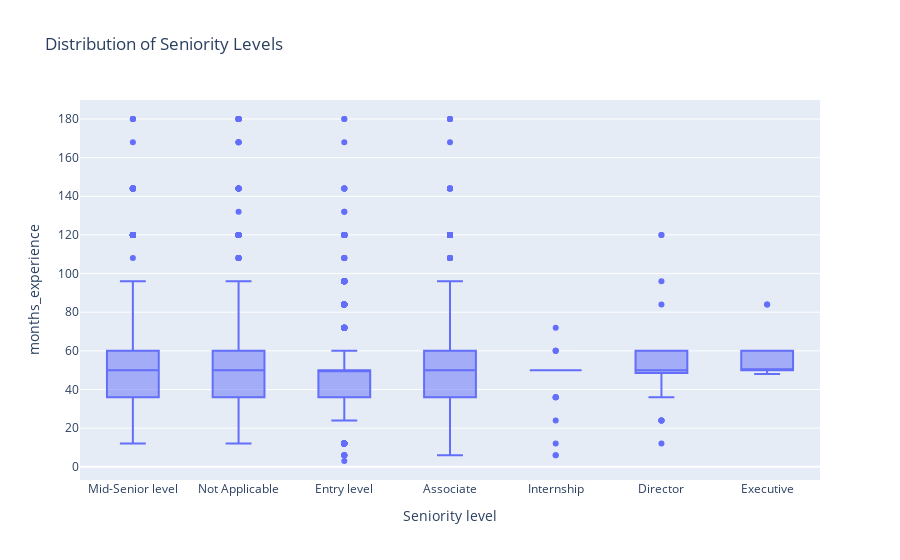

This figure's notebook cell:
### Code cell
fig = px.box(df, x='Seniority level', y='months_experience', title='Distribution of Seniority Levels')
fig.show()

### Figure 1 — Plotly figure (JSON) as saved in the notebook; plotly's stock layout.template omitted (floating-point values rounded to 4 significant figures; data arrays with more than 128 entries replaced by an {"elided": "..."} marker saying what was removed)
{"data": [{"alignmentgroup": "True", "hovertemplate": "Seniority level=%{x}<br>months_experience=%{y}<extra></extra>", "legendgroup": "", "marker": {"color": "#636efa"}, "name": "", "notched": false, "offsetgroup": "", "orientation": "v", "showlegend": false, "type": "box", "x": {"elided": "8261 str values"}, "x0": " ", "xaxis": "x", "y": {"elided": "8261 float values"}, "y0": " ", "yaxis": "y"}], "layout": {"boxmode": "group", "legend": {"tracegroupgap": 0}, "title": {"text": "Distribution of Seniority Levels"}, "xaxis": {"anchor": "y", "domain": [0, 1], "title": {"text": "Seniority level"}}, "yaxis": {"anchor": "x", "domain": [0, 1], "title": {"text": "months_experience"}}}}
